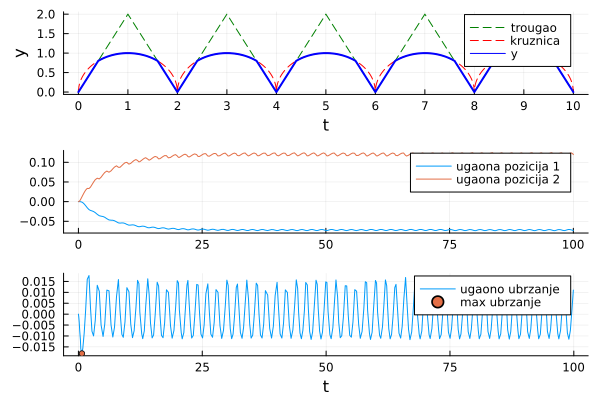

Generate this figure with Julia:
using DifferentialEquations, Plots

function trougao(t)
	tp = rem(t, 2)
	y = 2*tp * (tp <= 1) +
		(-2*tp+4) * (tp > 1)
end

function kruznica(t)
	tp = rem(t, 2)
	y = sqrt(1 - (tp-1)^2) 
end
	
f(t) = min(kruznica(t), trougao(t))

function sistem!(dx, x, p, t)
	m, c1, c2, k1, k2, R, L1, L2 = p
	J = 1/2 * m * R^2

	dx[1] = x[2]
	dx[2] = 1/J * (-c1*R^2*x[2] - k1*x[1] - k2*R^2*x[1] - k2*R*L1*x[3])
	dx[3] = 1/(c2*L2^2) * (-k2*R*L1*x[1] - k2*L1^2*x[3] + L1*f(t))
end

# Crtanje pobudne sile F i pomocnih signala
t=0:0.01:10
plt_F = plot(t, trougao.(t), 
		label="trougao", xticks=0:10,
		xlabel="t", ylabel="y",
		linestyle=:dash, color=:green)

plot!(plt_F, t, kruznica.(t), 
		label="kruznica", linestyle=:dash, color=:red)

plot!(plt_F, t, f.(t), label="y", lw=2, color=:blue)

# Resavanje sistema dif jednacina
interval = (0.0, 100.0)
p = (10.0, 10.0, 8.0, 10.0, 15.0, 1.0, 1.0, 2.0)
pocetni = zeros(3)

prob = ODEProblem(sistem!, pocetni, interval, p)
sol = solve(prob)

# Izdvajanje resenja koje se odnosi na ugaonu poziciju oba tela
ugao_1 = [u[1] for u in sol.u]
ugao_2 = [u[3] for u in sol.u]

plt_ugao = plot(sol.t, [ugao_1, ugao_2],
			label=["ugaona pozicija 1" "ugaona pozicija 2"])

# Pronalazenje grafika ugaonog ubrzanja diska i njegovog maksimuma
ugao_brz_1 = [u[2] for u in sol.u]
ugao_ubrz_1 = diff(ugao_brz_1) ./ diff(sol.t)

_, index = findmax(abs.(ugao_ubrz_1))

plt_ugao_ubrz = plot(sol.t[1:end-1], ugao_ubrz_1, 
					label="ugaono ubrzanje", xlabel="t")

scatter!(plt_ugao_ubrz, [sol.t[index]], [ugao_ubrz_1[index]],
	label="max ubrzanje", markerstyle=:circle, markersize=3)

# Crtanje svih grafika
plt_final = plot(plt_F, plt_ugao, plt_ugao_ubrz, layout=(3,1))
display(plt_final)

# Cuvanje grafika
dir = dirname(@__FILE__())
savefig(plt_final, "$dir/z02.png")
